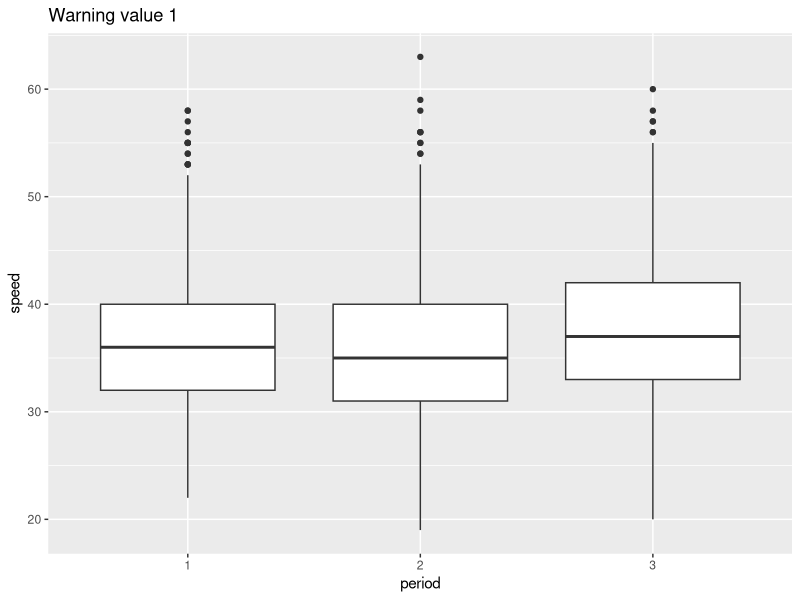
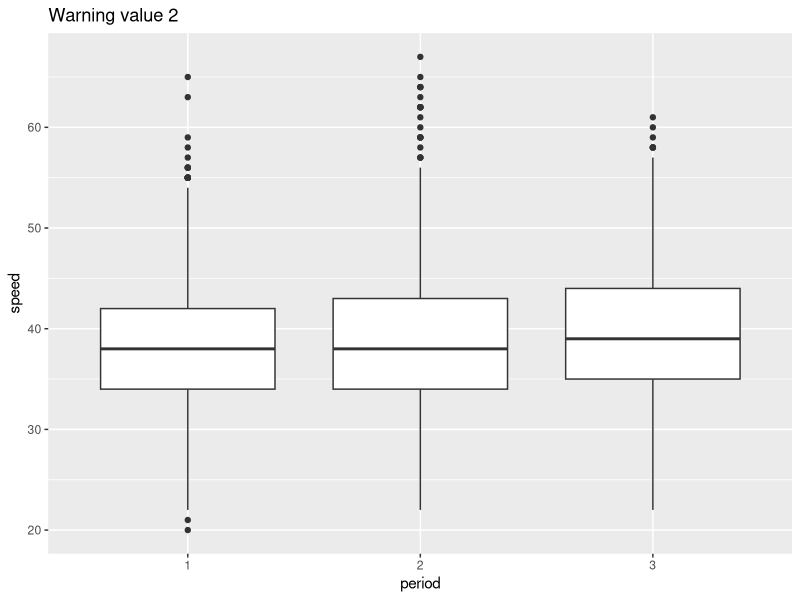
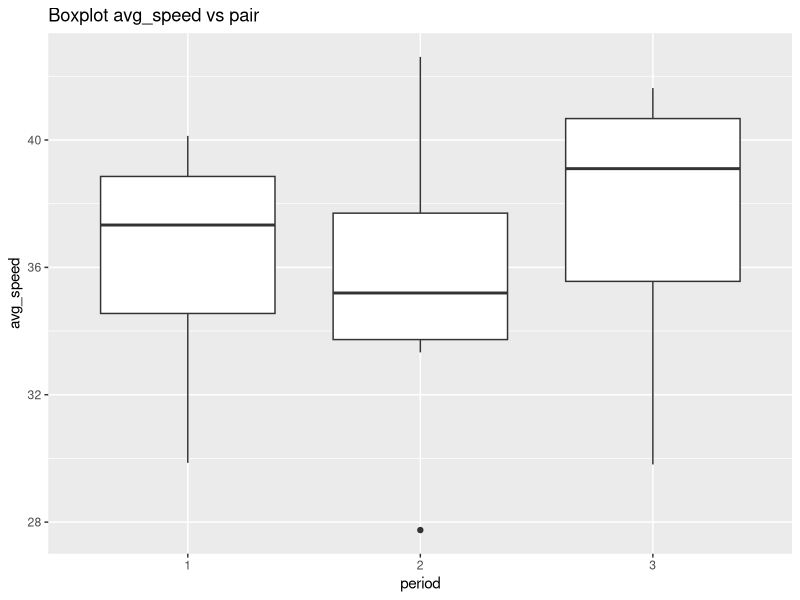
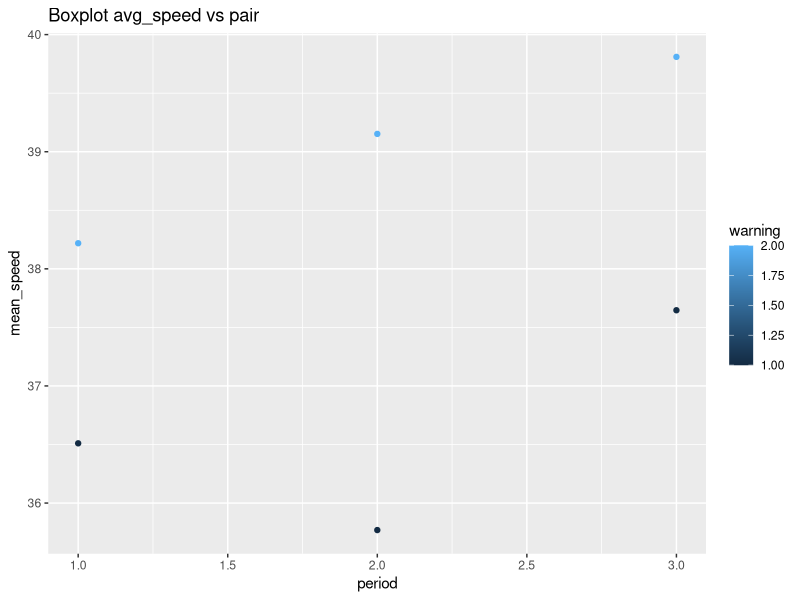
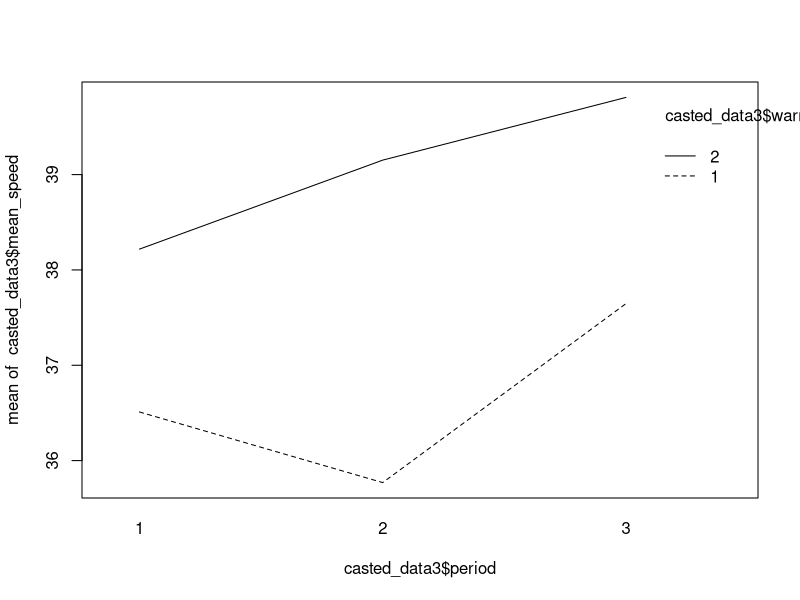

Write R code to recreate these figures, in order.
### Stats with R Exercise sheet 6

##########################
# ANOVA
##########################

## This exercise sheet contains the exercises that you will need to complete and 
## submit by 23:55 on Monday, January 04. Write the code below the questions. 
## If you need to provide a written answer, comment this out using a hashtag (#). 
## Submit your homework via moodle.
## You are required to work together in groups of three students.
## You need to provide a serious attempt to each exercise in order to have
## the assignment graded as complete. 

## Please write below your (and your teammates) name, matriculation number. 
## Name: Divesh Kumar
## Matriculation number: 7010048

## Name: Aleena Siji
## Matriculation number: 7010829 

## Name: Deepa Rani Mahato
## Matriculation number: 7012336

## Change the name of the file by adding your matriculation numbers
## (sheet06_7010048_7010829_7012336.R)

###########################################################################################



#######################
### Exercise 1: Preparation
#######################

library(boot)
library(ggplot2)
library(reshape)

# This time we will be working with the "amis" data frame (package 'boot') that has 
# 8437 rows and 4 columns.

# In a study into the effect that warning signs have on speeding patterns, 
# Cambridgeshire County Council considered 14 pairs of locations. The locations were 
# paired to account for factors such as traffic, volume and type of road. One site in 
# each pair had a sign erected warning of the dangers of speeding and asking drivers 
# to slow down. No action was taken at the second site. Three sets of measurements 
# were taken at each site. 
# Each set of measurements was nominally of the speeds of 100 cars but not all sites 
# have exactly 100 measurements. These speed measurements were taken before the 
# erection of the sign, shortly after the erection of the sign, and again after 
# the sign had been in place for some time.

# a) For the further reference please use ?amis. 
# It may take some time to understand the dataset. 
?amis

# b) Load the dataset, store it into a variable called "data", and briefly inspect it. 
# Feel free to make some plots and calculate some statistics in order to understand 
# the data.
data <- amis
head(data)

# c) All our columns have numeric type. Convert the categorial columns to factors.
str(data)
data$period = as.factor(data$period)
data$warning = as.factor(data$warning)
data$pair = as.factor(data$pair)
# As except speed all other variables are categorical.

# d) Plot boxplots for the distribution of `speed` for each of the `period` values 
# (before, immediately after and after some time). Build 2 plots (each containing 3 
# boxplots) side by side depending on the `warning` variable.
# (For all plots here and below please use ggplot)
dWarning1 = subset(data, warning == 1)
dWarning2 = subset(data, warning == 2)
# Box Plot for data with Warning 1
ggplot(dWarning1, aes(x = period,y = speed))+
  geom_boxplot() + ggtitle("Warning value 1")
# Box Plot for data with Warning 2
ggplot(dWarning2, aes(x = period,y = speed))+
  geom_boxplot()  + ggtitle("Warning value 2")


# e) What can you conclude looking at the plots? What can you say about people's 
# behaviour in different periods: before, immediately after and after some time?
# Regarding readings with Warning 1 we can see that the mean speed dropped immediately
# after the sign was erected however in "after some time" situation mean speed increased
# indicating that people started ignoring the warning signs.


# f) What are your ideas about why the data with warning==2 (sites where no sign was 
# erected) was collected?
# to differentiate between the effect of having a sign versus random changes in speed


#######################
### Exercise 2: 1-way ANOVA
#######################

# a) First let's create a new data frame which will be used for all exercise 2.
# For the 1-way ANOVA we will be working with a subset of `amis` using only the 
# data for sites where warning signs were erected, which corresponds to warning==1. 
# Therefore first subset your data to filter out warning==2 and then apply cast() 
# to average "speed" over each "pair" and "period". 
# Assign this new data frame to the variable casted_data.
Warning1 = subset(data, warning == 1)
casted <-  cast(Warning1, period + pair ~ .,  mean, value = "speed", na.RM = TRUE)
colnames(casted) <- c("period", "pair", "avg_speed")
Warning1
casted

# b) Build boxplots of the average speed depending on "period".
ggplot(casted, aes(x = period,y = avg_speed))+
  geom_boxplot()  + ggtitle("Boxplot avg_speed vs pair")

# c) Looking at the boxplots, is there a difference between the periods?
# Yes, in the "immediately after installing sign period" the avg_speed dropped from
# the avg_speed when no warning sign was installed, however in "after some time" phase
# the avg_speed actually increased even higher than the pre warning sign phase.


# Now, let's check the ANOVA assumptions and whether they are violated or not 
# and why.

# d) Independence assumption
# (Figure out the best way to check this assumption and give a detailed justified 
# answer to whether it is violated or not.)



# e) Normality of residuals
# (Figure out the best way to check this assumption and give a detailed justified 
# answer to whether it is violated or not.)



# f) Homogeneity of variance of residuals
# (Figure out the best way to check this assumption and give a detailed justified 
# answer to whether it is violated or not.)



# g) Now we are ready to perform 1-way ANOVA: please use the function aov() on the 
# speed depending on the period, report p-value and interpret the result in details.


# h) what were the degrees of freedom from the result in part g)

# i) Calcuate the effect size and interpret the results. 

# j) Please do pairwise t-tests of the same variables as in g) using pairwise.t.test().


# k) Report the pairwise p-values and interpret the result in detail.


# l) Try to use no adjustment for pairwise testing and then the Bonferroni correction.
# Does the result change? 

# m) If the results change why do they? What does Bonferroni correction do?


# n) If the assumption of Normality does not hold, which test would you be using in this scenario.

#######################
### Exercise 3: 2-way ANOVA
#######################
# a) Now we want to analyze the influence of 2 categorial variables 
# (period and warning) on the speed.
# So let's turn back to our initial dataset amis (not its subset with warning==1).
# First, we need to average the speed over each `pair`, `warning` and `period
# Cast your data again and assign the resuts to casted_data2.
casted_data2 <- cast(amis, period + pair + warning ~ .,  mean, value = "speed", na.RM = TRUE)
colnames(casted_data2) <- c("period", "pair", "warning", "avg_speed")
casted_data2 

# b) Calculate the mean for each of the 6 possible pairs of `period` and `warning`.
casted_data3 <- cast(casted_data2, period + warning ~ .,  mean, value = "avg_speed", na.RM = TRUE)
colnames(casted_data3) <- c("period","warning","mean_speed")
casted_data3

# c) Do you think there is a significant difference between some of the groups?
# Yes, there seems to be significant difference betweeen some of the groups, for example, between 35.7 and 39.8 

# d) State the main difference between the applicabilty of 1-way and 2-way ANOVA.
# 1-way anova is used when we test for difference in means between different levels of one factor variable. 
# 2-way anova is used when we test for difference in means between different levels of more than one factor variables. 
# here, there are two variables - period and warning - that could have an effect on the data and could also be interacting with one another.

# e) Now apply the 2-way ANOVA: please use the function aov() on the speed depending 
# on the period and warning.
# Report the p-value and interpret the result in detail. Properly formulate the findings!
summary(aov(mean_speed ~ period + warning, data=casted_data3))

ggplot(casted_data3, aes(x = period, y = mean_speed, color=warning))+
  geom_point()+ggtitle("Boxplot avg_speed vs pair")
interaction.plot(casted_data3$period, casted_data3$warning, casted_data3$mean_speed)

# p-value of 0.0185 indicates a slightly significant effect by the warning sign.
# on analyzing more with the interaction plot, we find that there is an effect of warning sign in period ""immediately after installing sign"
# because the avg_speed drops significantly. However, in other periods, the effect of having a sign vs no having a sign is not significant.

# f) What do you conclude about the behaviour of drivers based on the 2-way ANOVA?
# We could conclude that drivers tend to reduce speed when they encounter for the first time but once they get used to the sign, they ignore it. 
